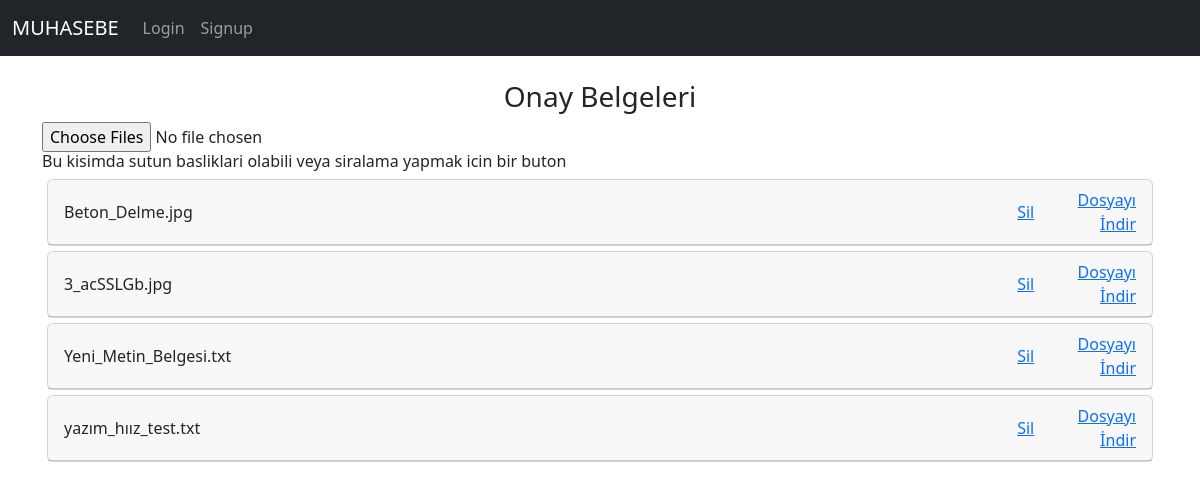
The page /onay_list/ on the database as committed earlier.
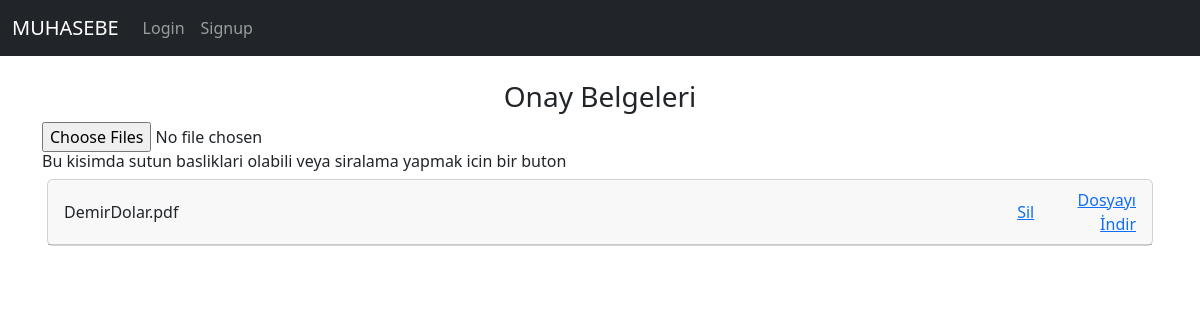
The same page on the database as committed later.
### muhapp/models.py (models this page shows, shortened)
class OnayUploadedModel(models.Model):
    file = models.FileField(upload_to='')
    uploaded_at = models.DateTimeField(auto_now_add=True)

### muhapp/views.py (the view)
# urls.py: path('onay_list/', views.onay_list_view, name='onay_list'),
def onay_list_view(request):
    files = models.OnayUploadedModel.objects.all()  # models.py'deki modele göre
    return render(request, 'muhapp/onaylar.html', {'files': files})

### muhapp/templates/muhapp/onaylar.html (shortened to what this page needs)
{% extends "base.html" %}
{%block content%}
<div class="container">
  <div style="text-align:center;"><h3>Onay Belgeleri</h3></div>
  <form action="/onay_upload/" method="POST" class="dropzone" id="my-awesome-dropzone">
    <div class="fallback">
      <input name="file" type="file" multiple>
    </div>
  <h6>Bu kisimda sutun basliklari olabili veya siralama yapmak icin bir buton</h6>
    {% for file in files %}
    <div class="card" style="margin: 5px;">
      <div class="card-header" style="display: flex; align-items: center; ">
        <div class="" style="width: 90%; "><span class="dosya-label">{{ file.file.name }}</span></div>
        <div class="" style="padding-left:5px; text-align: right;"><a href="{% url 'muhapp:onay_delete' file.id %}">Sil</a></div>
        <div class="" style="padding-left:5px; text-align: right;"><a href="{% url 'muhapp:onay_download' file_id=file.id %}">Dosyayı İndir</a></div>
      </div>
    </div>
    {% endfor %}
</form>
</div>
{%endblock%}

### templates/base.html (shortened to what this page needs)
<html lang="en">
<head>
    <link href="https://cdn.jsdelivr.net/npm/bootstrap@5.3.2/dist/css/bootstrap.min.css" rel="stylesheet">
    <link rel="stylesheet" href="https://unpkg.com/dropzone@5/dist/min/dropzone.min.css" type="text/css" />
</head>
<body>
    <nav class="navbar navbar-expand-md navbar-dark bg-dark mb-4">
        <div class="container-fluid">
          <a class="navbar-brand" href="{% url 'muhapp:main' %}">MUHASEBE</a>
          <div class="collapse navbar-collapse" id="navbarCollapse">
            <ul class="navbar-nav me-auto mb-2 mb-md-0">
              {% if request.user.is_authenticated %}
              <li class="nav-item">
                <a class="nav-link active" aria-current="page" href="{% url 'muhapp:onay_list' %}">Onaylar</a>
              </li>
              <li class="nav-item">
                <a class="nav-link" href="#">Ziraat</a>
              </li>
              <li class="nav-item">
                <a class="nav-link" href="#">DemirBank-YF</a>
              </li>
              <li class="nav-item">
                <a class="nav-link" href="#">DemirBank-Duz</a>
              </li>
              <li class="nav-item">
                <a class="nav-link" href="{% url 'muhapp:defterler' %}">Defterler</a>
              </li>
              <li class="nav-item">
                <a class="nav-link {% if request.path == '/logout/' %}active{% endif %}" href="{% url 'logout' %}?next=/">Logout</a>
              </li>
              {% else %}
              <li class="nav-item">
                <a class="nav-link {% if request.path == '/login/' %}active{% endif %}" href="{% url 'login' %}">Login</a>
              </li>
              <li class="nav-item">
                <a class="nav-link  {% if request.path == '/signup/' %}active{% endif %}" href="{% url 'muhapp:signup' %}?next=/">Signup</a>
              </li>
              {% endif %}
            </ul>
          </div>
        </div>
      </nav>
    {%block content%}{%endblock%}
</body>
</html>

Rows that differ between the two databases and show on the page:
removed OnayUploadedModel: file.name "Beton_Delme.jpg"
removed OnayUploadedModel: file.name "3_acSSLGb.jpg"
removed OnayUploadedModel: file.name "Yeni_Metin_Belgesi.txt"
removed OnayUploadedModel: file.name "yazım_hıız_test.txt"
added OnayUploadedModel: file.name "DemirDolar.pdf"
